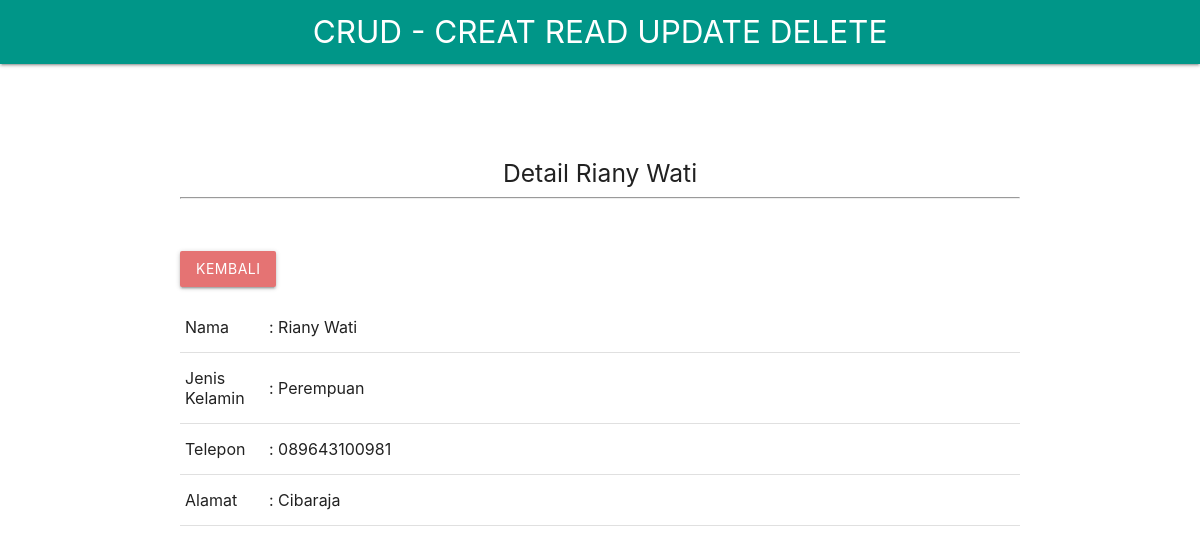
The app's page /detail.php?id=100005 with its own data.
### tables this page shows
CREATE TABLE `mahasiswa` (
  `id_mahasiswa` int(50) NOT NULL,
  `nama` text NOT NULL,
  `jenis_kelamin` text NOT NULL,
  `alamat` text NOT NULL,
  `telepon` text NOT NULL
);

### detail.php (the view, shortened to what this page needs)
<html>
<head>
<link rel="stylesheet" href="style/materialize.min.css" />
</head>
<body>
<nav>
        <div class="nav-wrapper teal">
        <div class="container">
          <a href="index.php" class="brand-logo center white-text">CRUD - CREAT READ UPDATE DELETE</a>
        </div>
        </div>
</nav>
<?php
	include"koneksi.php";
	$data = mysqli_query ($koneksi, " select
											id_mahasiswa,
											nama,
											jenis_kelamin,
											telepon,
											alamat
									  from
									  mahasiswa
									  where id_mahasiswa = $_GET[id]");
	$row = mysqli_fetch_array ($data);
?>
<div class="container" style="margin-top:8%">
	<div class="row">
		<div class="col-md-8 col-md-offset-2">
			<p>
				<center>
					<h5>Detail <?php echo $row['nama']; ?> </h5><hr>
				</center>
			</p>
			<br>
			<p>
				<a class="btn red lighten-2" href="index.php">Kembali</a>
			</p>
			<table class="table table-stripped">
				<tr>
					<td style="width:10%;">
						Nama
					</td>
					<td>
						: <?php echo $row['nama']; ?>
					</td>
				</tr>
				<tr>
					<td style="width:10%;">
						Jenis Kelamin
					</td>
					<td>
						: <?php echo $row['jenis_kelamin']; ?>
					</td>
				</tr>
				<tr>
					<td>
						Telepon
					</td>
					<td>
						: <?php echo $row['telepon']; ?>
					</td>
				</tr>
				<tr>
					<td>
						Alamat
					</td>
					<td>
						: <?php echo $row['alamat']; ?>
					</td>
				</tr>
			</table>
		</div>
	</div>
</div>
</body>
</html>

### records on screen
mahasiswa: nama "Riany Wati", jenis_kelamin "Perempuan", telepon "089643100981", alamat "Cibaraja"
